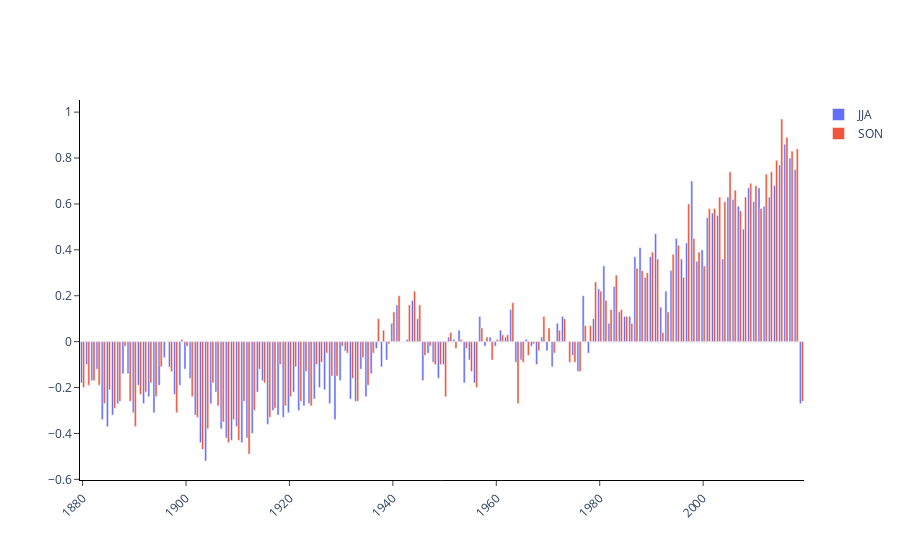

The code cell stored with this chart in its notebook:
### Code cell
# siguiente plot que vamos a hacer, es comparando cada "esatcion" con un grafico de barras

fig2 = go.Figure(data = [
    #go.Bar(name = "DJF", x = temp.Year, y = temp.DJF),
    #go.Bar(name = "MAM", x = temp.Year, y = temp.MAM),
    go.Bar(name = "JJA", x = temp.Year, y = temp.JJA),
    go.Bar(name = "SON", x = temp.Year, y = temp.SON)
])

fig2.layout.template = chart_theme

# to change the axes 
fig2.update_xaxes(tickangle = -45, ticks = "outside", showgrid = False, showline = True, linewidth = 1, linecolor = "black", mirror = False)
fig2.update_yaxes(ticks = "outside", showgrid = False, showline = True, linewidth = 1, linecolor = "black", mirror = False)


fig2.show()

### Figure 1 — Plotly figure (JSON) as saved in the notebook; plotly's stock layout.template omitted (floating-point values rounded to 4 significant figures; data arrays with more than 128 entries replaced by an {"elided": "..."} marker saying what was removed)
{"data": [{"name": "JJA", "type": "bar", "x": {"elided": "140 str values"}, "y": {"elided": "140 float values"}}, {"name": "SON", "type": "bar", "x": {"elided": "140 str values"}, "y": {"elided": "140 float values"}}], "layout": {"xaxis": {"linecolor": "black", "linewidth": 1, "mirror": false, "showgrid": false, "showline": true, "tickangle": -45, "ticks": "outside"}, "yaxis": {"linecolor": "black", "linewidth": 1, "mirror": false, "showgrid": false, "showline": true, "ticks": "outside"}}}
